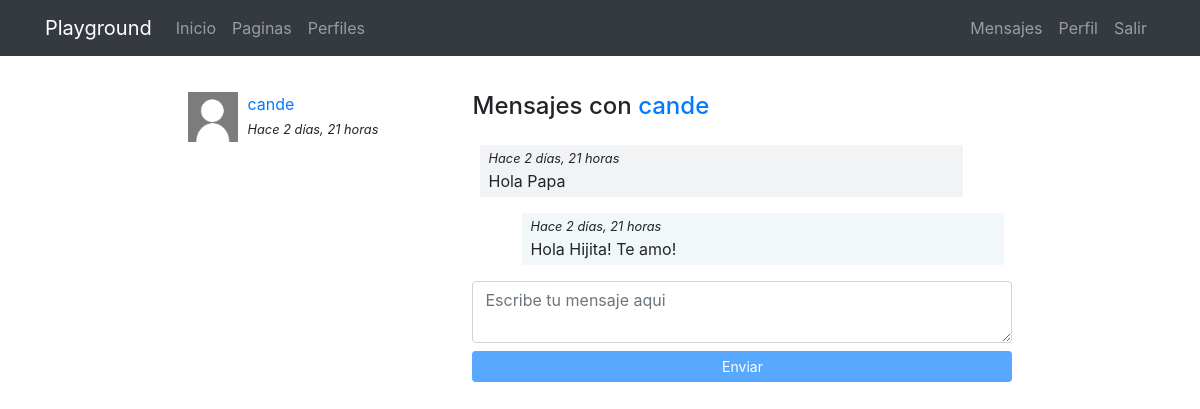
Page /messenger/thread/2/ (signed in) on the earlier database version.
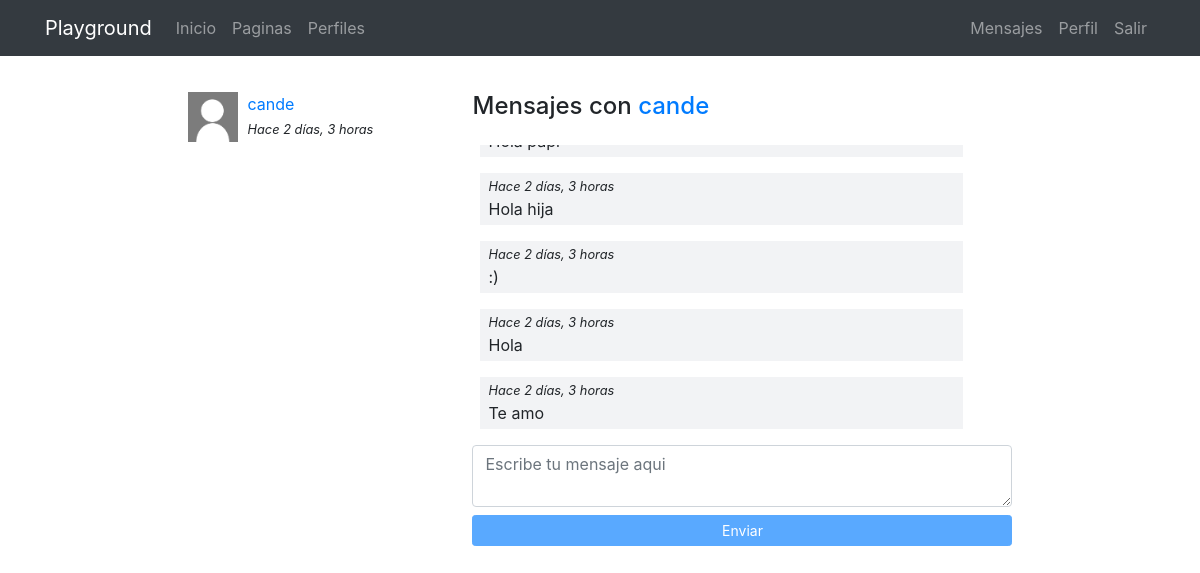
Same page on the later database version.
### messenger/models.py (models this page shows)
class Thread(models.Model):
    users = models.ManyToManyField(User, related_name='threads')
    messages = models.ManyToManyField(Message)
    updated = models.DateTimeField(auto_now=True)
    objects = ThreadManager()
    class Meta:
        ordering = ['-updated']

class Message(models.Model):
    user = models.ForeignKey(User, on_delete=models.CASCADE)
    content = models.TextField()
    created = models.DateTimeField(auto_now_add=True)
    class Meta:
        ordering = ('created',)

### messenger/views.py (the view)
# urls.py: path('thread/<int:pk>/', ThreadDetail.as_view(), name='detail'),
class ThreadDetail(DetailView):
    model = Thread
    def get_object(self):
        obj = super(ThreadDetail, self).get_object()
        if self.request.user not in obj.users.all():
            raise Http404()
        return obj

### messenger/templates/messenger/thread_detail.html (shortened to what this page needs)
{% extends 'core/base.html' %}
{% load static %}
{% block content %}
<main role="main">
  <div class="container">
    <div class="row mt-3">
      <div class="col-md-9 mx-auto mb-5">
        <div class="row">
          <div class="col-md-4">
            {% for thread in request.user.threads.all %}
              {% if thread.messages.all|length > 0 %}
                <div class="mb-3">
                  {% for user in thread.users.all %}
                    {% if user != request.user %}
                      {% if user.profile.avatar %}
                        <img src="{{user.profile.avatar.url}}" class="avatar">
                      {% else %}
                        <img src="{% static 'registration/img/no-avatar.jpg' %}" class="avatar">
                      {% endif %}
                      <div>
                        <a href="{% url 'messenger:detail' thread.pk %}">{{user}}</a><br>
                        <small><i>Hace {{thread.messages.last.created|timesince}}</i></small>
                      </div>
                    {% endif %}
                  {% endfor %}
                </div>
              {% endif %}
            {% endfor %}
          </div>
          <div class="col-md-8">
            {% for user in thread.users.all %}
              {% if user != request.user %}
                <h4 class="mb-4">Mensajes con <a href="{% url 'profiles:detail' user %} ">{{user}}</a></h4>
              {% endif %}
            {% endfor %}
            <div class="thread" id="thread">
              {% for message in object.messages.all %}
                <div {% if request.user == message.user %}class="mine mb-3"{% else %}class="other mb-3"{% endif %}>
                  <small><i>Hace {{thread.messages.last.created|timesince}}</i></small><br>
                  {{message.content}}
                </div>
              {% endfor %}
            </div>
            <textarea id="content" class="form-control mb-2" rows="2" placeholder="Escribe tu mensaje aqui"></textarea>
            <button id="send" class="btn btn-primary btn-sm btn-block" disabled>Enviar</button>
          </div>
        </div>
    </div>
  </div>
</main>
{% endblock %}

### core/templates/core/base.html (shortened to what this page needs)
<!DOCTYPE html>
<html lang="es">
  <head>
    {% load static %}
    <link href="{% static 'core/vendor/bootstrap/css/bootstrap.min.css' %}" rel="stylesheet">
    <link href="{% static 'core/vendor/font-awesome/css/font-awesome.min.css' %}" rel="stylesheet" type="text/css">
    <link href="{% static 'core/css/main.css' %}" rel="stylesheet">
  </head>
  <body>
    <body>
      <nav class="navbar navbar-expand-lg navbar-dark bg-dark">
        <div class="container">
          <a class="navbar-brand" href="{% url 'home' %}">Playground</a>
          <div class="collapse navbar-collapse" id="ned">
            <ul class="navbar-nav mr-auto">
              <li class="nav-item">
                <a class="nav-link" href="{% url 'home' %}">Inicio</a>
              </li>
              <li class="nav-item">
                <a class="nav-link" href="{% url 'pages:pages' %}">Paginas</a>
              </li>
              <li class="nav-item">
                <a class="nav-link" href="{% url 'profiles:list' %}">Perfiles</a>
              </li>
            </ul>
            <ul class="navbar-nav">
              {% if not request.user.is_authenticated %}
              <li class="nav-item">
                <a class="nav-link" href="{% url 'login' %}">Acceder</a>
              </li>
              <li class="nav-item">
                <a class="nav-link" href="{% url 'signup' %}">Registro</a>
              </li>
              {% else %}
              <li class="nav-item">
                <a class="nav-link" href="{% url 'messenger:list' %}">Mensajes</a>
              </li>
              <li class="nav-item">
                <a class="nav-link" href="{% url 'profile' %}">Perfil</a>
              </li>
              <li class="nav-item">
                <a class="nav-link" href="{% url 'logout' %}">Salir</a>
              </li>
              {% endif %}
            </ul>
          </div>
        </div>
      </nav>
      {% block content %}{% endblock %}
  </body>
</html>

### core/static/core/css/main.css (style rules this page uses)
main { padding-top: 20px; }
:root { --jumbotron-padding-y: 3rem; }

### messenger/templates/messenger/thread_detail.html (style rules this page uses)
.avatar { width:50px; height:50px; float:left; margin-right:10px; }
.thread { max-height:300px; overflow-y:auto; padding:0 0.5em; }
.other { padding:0 0.5em 0.25em; background-color:#f2f3f5; width:92%; }

Differences in the rows shown:
no longer on this page (row unchanged): Message: {{ thread.messages.last.created|timesince }} "2 días, 21 horas", content "Hola Papa"
no longer on this page (row unchanged): Message: {{ thread.messages.last.created|timesince }} "2 días, 21 horas", content "Hola Hijita! Te amo!"
computed for Thread: messages.last.created "2 días, 21 horas" → "2 días, 3 horas"
added Message: {{ thread.messages.last.created|timesince }} "2 días, 3 horas", content "Hola hija"
added Message: {{ thread.messages.last.created|timesince }} "2 días, 3 horas", content ":)"
added Message: {{ thread.messages.last.created|timesince }} "2 días, 3 horas", content "Hola"
added Message: {{ thread.messages.last.created|timesince }} "2 días, 3 horas", content "Te amo"
